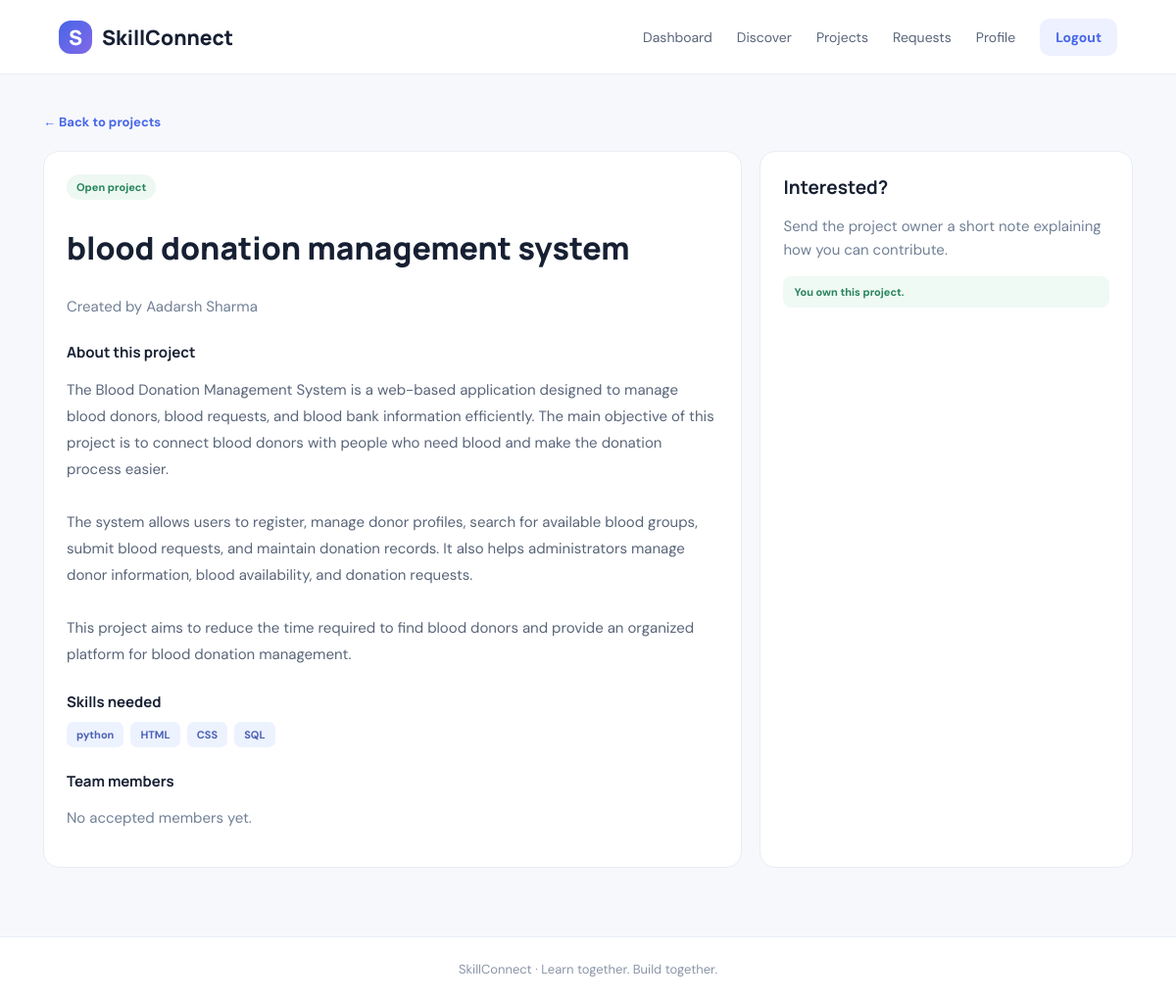
Page /projects/1 (signed in) on the committed database.
### tables this page shows
CREATE TABLE projects (
            id INTEGER PRIMARY KEY AUTOINCREMENT,
            owner_id INTEGER NOT NULL REFERENCES users(id) ON DELETE CASCADE,
            title TEXT NOT NULL, description TEXT NOT NULL,
            required_skills TEXT NOT NULL, status TEXT DEFAULT 'Open',
            created_at TIMESTAMP DEFAULT CURRENT_TIMESTAMP
        );

CREATE TABLE users (
            id INTEGER PRIMARY KEY AUTOINCREMENT,
            name TEXT NOT NULL, email TEXT UNIQUE NOT NULL,
            password TEXT NOT NULL, college TEXT DEFAULT '',
            bio TEXT DEFAULT '', created_at TIMESTAMP DEFAULT CURRENT_TIMESTAMP
        );

### app.py (the view)
@app.route("/projects/<int:project_id>")
@login_required
def project_detail(project_id):
    with db() as con:
        p=con.execute("""SELECT p.*,u.name owner_name FROM projects p JOIN users u ON u.id=p.owner_id
                         WHERE p.id=?""",(project_id,)).fetchone()
        if not p:
            return "Project not found",404
        members=con.execute("""SELECT u.name FROM requests r JOIN users u ON u.id=r.sender_id
                               WHERE r.project_id=? AND r.status='Accepted'""",(project_id,)).fetchall()
    return render_template("project_detail.html", p=p, members=members)

### app.py (called while the page is built)
def db():
    con = sqlite3.connect(DB)
    con.row_factory = sqlite3.Row
    con.execute("PRAGMA foreign_keys = ON")
    return con

def login_required(fn):
    @wraps(fn)
    def wrapper(*args, **kwargs):
        if "user_id" not in session:
            flash("Please sign in to continue.", "warning")
            return redirect(url_for("login"))
        return fn(*args, **kwargs)
    return wrapper

### templates/project_detail.html
{% extends "base.html" %}{% block title %}{{ p.title }} | SkillConnect{% endblock %}{% block content %}<a class="text-link" href="{{ url_for('projects') }}">← Back to projects</a><div class="detail-layout"><article class="panel"><span class="pill">{{ p.status }} project</span><h1>{{ p.title }}</h1><p class="muted">Created by {{ p.owner_name }}</p><h3>About this project</h3><p class="description">{{ p.description }}</p><h3>Skills needed</h3><div class="chips">{% for s in p.required_skills.split(',') %}<span class="chip">{{ s.strip() }}</span>{% endfor %}</div><h3>Team members</h3>{% for m in members %}<span class="chip">{{ m.name }}</span>{% else %}<p class="muted">No accepted members yet.</p>{% endfor %}</article><aside class="panel"><h2>Interested?</h2><p class="muted">Send the project owner a short note explaining how you can contribute.</p>{% if p.owner_id != session.get('user_id') %}<form method="post" action="{{ url_for('join_project',project_id=p.id) }}"><label>Your message<textarea name="message" rows="4" placeholder="I'd love to contribute because..."></textarea></label><button class="btn primary full">Request to join</button></form>{% else %}<p class="match-label">You own this project.</p>{% endif %}</aside></div>{% endblock %}

### static/style.css (style rules this page uses)
:root { --ink:#172033;--muted:#718096;--line:#e8edf4;--blue:#4666e8;--purple:#8268e8;--bg:#f7f8fc;--white:#fff }
* { box-sizing:border-box }
body { margin:0;background:var(--bg);color:var(--ink);font-family:'DM Sans',sans-serif;font-size:15px }
a { color:inherit;text-decoration:none }
.topbar nav a:hover,.text-link { color:var(--blue) }
.feature,.stat,.panel,.project-card,.person-card { background:white;border:1px solid var(--line);border-radius:16px;padding:23px }
.pill { display:inline-block;background:#edf8f2;color:#24845b;border-radius:30px;padding:6px 10px;font-size:11px;font-weight:700 }
.muted { color:var(--muted);line-height:1.6 }
.panel h2 { font:700 19px Manrope;margin:0 0 12px }
.panel h3 { font:700 15px Manrope;margin:24px 0 10px }
.chips { display:flex;gap:7px;flex-wrap:wrap;margin-top:10px }
.chip { background:#edf2ff;color:#4c62b6;padding:6px 10px;border-radius:7px;font-size:11px;font-weight:700 }
.match-label { color:#29835e;background:#effaf4;padding:9px 11px;border-radius:8px;font-size:11px;font-weight:700;margin:13px 0 }
.detail-layout { display:grid;grid-template-columns:1.5fr .8fr;gap:18px;margin-top:20px }
.detail-layout h1 { font:800 32px Manrope }
.description { line-height:1.8;color:#596579;white-space:pre-wrap }
.text-link { font-weight:700;font-size:13px }
.description { max-width:750px }

### rows in the picture
projects: status "Open", title "blood donation management system", description "The Blood Donation Management System is a web-based application designed to manage blood donors, blood requests, and blood bank information efficiently. The main objective of this project is to connect blood donors with people who need blood and make the donation process easier. The system allows users to register, manage donor profiles, search for available blood groups, submit blood requests, and maintain donation records. It also helps administrators manage donor information, blood availability, and donation requests. This project aims to reduce the time required to find blood donors and provide an organized platform for blood donation management."
users: owner_name "Aadarsh Sharma"

### other values in the picture
{{ s.strip() }} "python" "HTML" "CSS" "SQL"
